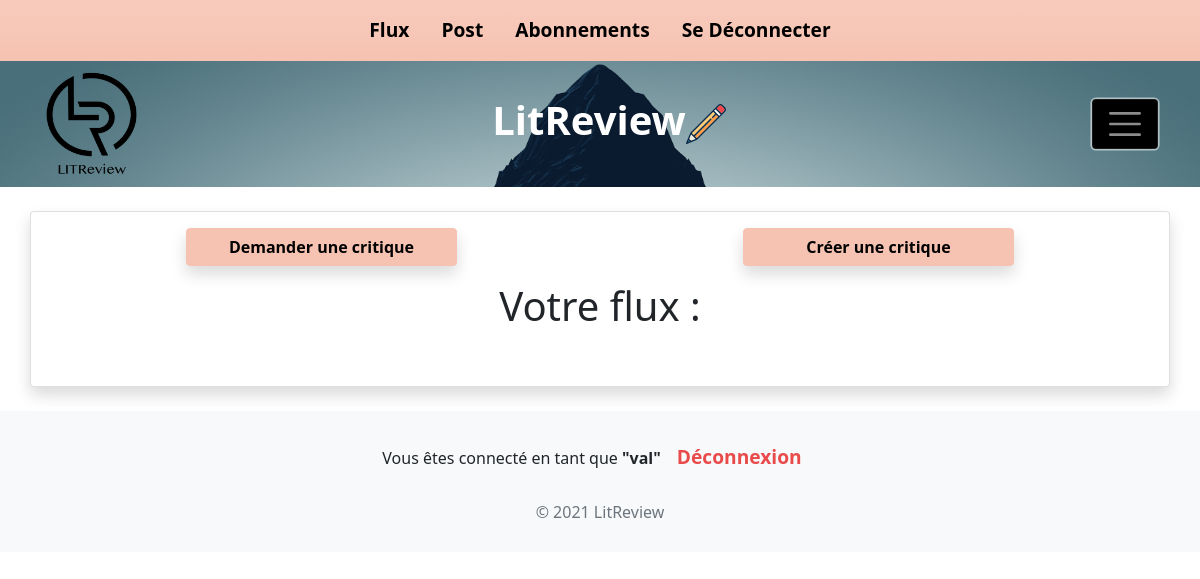
The app's page /home/ (signed in), older data.
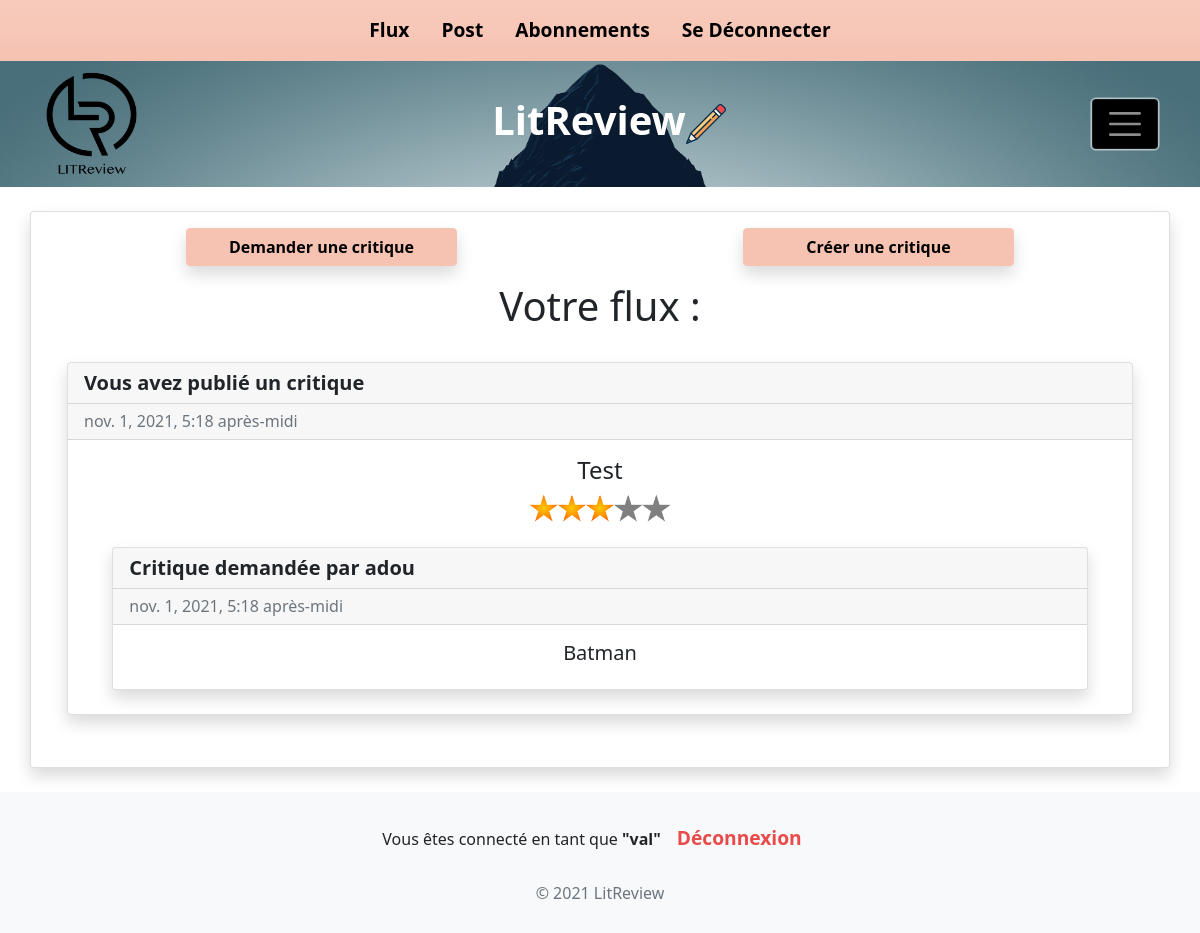
The same page, newer data.
### blog/models.py (models this page shows, shortened)
class Review(models.Model):
    ticket = models.OneToOneField(Ticket, on_delete=models.CASCADE, related_name="review")
    rating = models.PositiveSmallIntegerField('note', validators=[MinValueValidator(0), MaxValueValidator(5)])
    user = models.ForeignKey(settings.AUTH_USER_MODEL, on_delete=models.CASCADE)
    headline = models.CharField('en-tête', max_length=128)
    body = models.TextField('contenu', max_length=8192, blank=True)
    time_created = models.DateTimeField('date de publication', auto_now_add=True)
    class Meta:
        verbose_name = "Critique"
        verbose_name_plural = "Critiques"

class Ticket(models.Model):
    title = models.CharField('titre', max_length=128)
    description = models.TextField('description', max_length=2048, blank=True)
    user = models.ForeignKey(settings.AUTH_USER_MODEL, on_delete=models.CASCADE)
    image = models.ImageField('image', null=True, blank=True)
    time_created = models.DateTimeField(auto_now_add=True)
    class Meta:
        verbose_name = "Ticket"
        verbose_name_plural = "Tickets"
    IMAGE_MAX_SIZE = (500, 500)

### authentication/models.py (models this page shows, shortened)
class User(AbstractBaseUser):
    username = models.CharField(
        verbose_name="Nom d'utilisateur", max_length=150, unique=True)
    is_active = models.BooleanField(default=True)
    is_staff = models.BooleanField(default=False)
    is_superuser = models.BooleanField(default=False)
    date_joined = models.DateTimeField(default=timezone.now)
    objects = UserManager()
    USERNAME_FIELD = "username"
    REQUIRED_FIELDS = []
    class Meta:
        verbose_name_plural = "Liste des utilisateurs"
        verbose_name = "Utilisateurs"
    def __str__(self):
        return self.username

### blog/views.py (the view, shortened to what this page needs)
# urls.py: 2. Add a URL to urlpatterns:  path('', views.home, name='home')
@login_required
def home(request):
    form = forms.AnswerForm()
    my_tickets = models.Ticket.objects.filter(user=request.user)
    my_tickets_a = my_tickets.annotate(content_type=Value('TICKET', CharField()))
    my_reviews = models.Review.objects.filter(user=request.user)
    my_reviews_a = my_reviews.annotate(content_type=Value('REVIEW', CharField()))
    reviews_to_me = [obj.id for obj in models.Review.objects.all() if obj.ticket.user == request.user]
    reviews_to_me_a = (models.Review.objects.filter(id__in=reviews_to_me).annotate(content_type=Value('REVIEW', CharField())))
    follows_users = [obj.follows.id for obj in models.UserFollows.objects.filter(
        followed_by=request.user)]
    follows_tickets_a = (models.Ticket.objects.filter(
        user__in=follows_users).annotate(content_type=Value('TICKET', CharField())))
    follows_tickets_answer = [obj.id for obj in models.Review.objects.all() if obj.ticket.user.id in follows_users]
    follows_tickets_answer_a = (models.Review.objects.filter(
        id__in=follows_tickets_answer).annotate(content_type=Value('REVIEW', CharField())))
    follows_reviews_a = (models.Review.objects.filter(
        user__in=follows_users).annotate(content_type=Value('REVIEW', CharField())))
    posts = sorted(
        list(set(chain(my_tickets_a, my_reviews_a, reviews_to_me_a,
             follows_tickets_a, follows_tickets_answer_a, follows_reviews_a))),
        key=lambda post: post.time_created,
        reverse=True)
    context = {'posts': posts}
    return render(request, 'blog/home.html', context=context)

### blog/templates/blog/home.html (shortened to what this page needs)
{% extends 'base.html' %}
{% block content %}
<div class="container py-4">
    <div class="row">
        <div class="card mx auto pb-5 shadow">
            <div class="row justify-content-around mx-0">
                <div class="col-12 col-sm-11 col-md-9 col-lg-3">
                    <div class="row px-1">
                        <button onclick=window.location.href="{% url 'ticket' %}"
                            class="btn btn-secondary text-black my-3 shadow"><strong>Demander une
                                critique</strong></button>
                    </div>
                </div>
                <div class="col-12 col-sm-11 col-md-9 col-lg-3">
                    <div class="row px-1">
                        <button onclick=window.location.href="{% url 'review' %}"
                            class="btn btn-secondary text-black my-3 shadow"><strong>Créer une
                                critique</strong></button>
                    </div>
                </div>
            </div>
            <div class="container">
                <div class="row px-1 text-center">
                    <h1>Votre flux :</h1>
                </div>
            </div>
            {% for post in posts %}
            {% if post.content_type == 'TICKET' %}
            {% include './partials/tickets_snippet.html' with ticket=post %}
            {% elif post.content_type == 'REVIEW' %}
            {% include './partials/review_snippet.html' with review=post %}
            {% endif %}
            {% endfor %}
        </div>
    </div>
</div>
{% endblock content %}

### blog/templates/blog/partials/review_snippet.html (shortened to what this page needs)
<div class="container pt-4">
    <div class="row justify-content-center">
        <div class=" col-12">
            <div class="card mx-auto shadow pb-4 mb-1">
                {% if review.user == request.user %}
                <h5 class="card-header"><strong>Vous avez publié un critique</strong></h5>
                <h6 class="card-header text-muted pb-2">{{ review.time_created }}</h6>
                {% else %}
                <h5 class="card-header bg-warning"><strong>Critique publiée par {{ review.user }} </strong>
                </h5>
                <h6 class="card-header text-muted pb-2">{{ review.time_created }}</h6>
                {% endif %}
                <div class="card-body text-center">
                    <h4 class="card-title">{{ review.headline|title }}</h4>
                    {% if review.rating == 0 %}
                    <div class="col mb-2">
                        <img name="rating" alt="rating" src="../../../../static/image/assets/Star_rating_0_of_5.png"
                            height="30">
                    </div>
                    {% elif review.rating == 1 %}
                    <div class="col mb-2">
                        <img name="rating" alt="rating" src="../../../../static/image/assets/Star_rating_1_of_5.png"
                            height="30">
                    </div>
                    {% elif review.rating == 2 %}
                    <div class="col mb-2">
                        <img name="rating" alt="rating" src="../../../../static/image/assets/Star_rating_2_of_5.png"
                            height="30">
                    </div>
                    {% elif review.rating == 3 %}
                    <div class="col mb-2">
                        <img name="rating" alt="rating" src="../../../../static/image/assets/Star_rating_3_of_5.png"
                            height="30">
                    </div>
                    {% elif review.rating == 4 %}
                    <div class="col mb-2">
                        <img name="rating" alt="rating" src="../../../../static/image/assets/Star_rating_4_of_5.png"
                            height="30">
                    </div>
                    {% else %}
                    <div class="col mb-2">
                        <img name="rating" alt="rating" src="../../../../static/image/assets/Star_rating_5_of_5.png"
                            height="30">
                    </div>
                    {% endif %}
                </div>
                <div class=" col-11 mx-auto">
                    <div class="card mx-auto shadow">
                        {% if review.ticket.user == request.user %}
                        <h5 class="card-header"><strong>Votre ticket</strong></h5>
                        <h6 class="card-header text-muted pb-2">{{ review.time_created }}</h6>
                        {% else %}
                        <h5 class="card-header"><strong>Critique demandée par {{ review.ticket.user }}</strong>
                        </h5>
                        <h6 class="card-header text-muted pb-2">{{ review.time_created }}</h6>
                        {% endif %}
                        <div class="card-body">
                            <h5 class="card-title text-center">{{ review.ticket.title|title }}</h5>
                        </div>
                    </div>
                </div>
            </div>
        </div>
    </div>
</div>

Row changes from the older to the newer data that the page shows:
added Review: time_created "nov. 1, 2021, 5:18 après-midi", headline "Test", rating 3 (drawn), ticket.user "adou", ticket "Batman"
